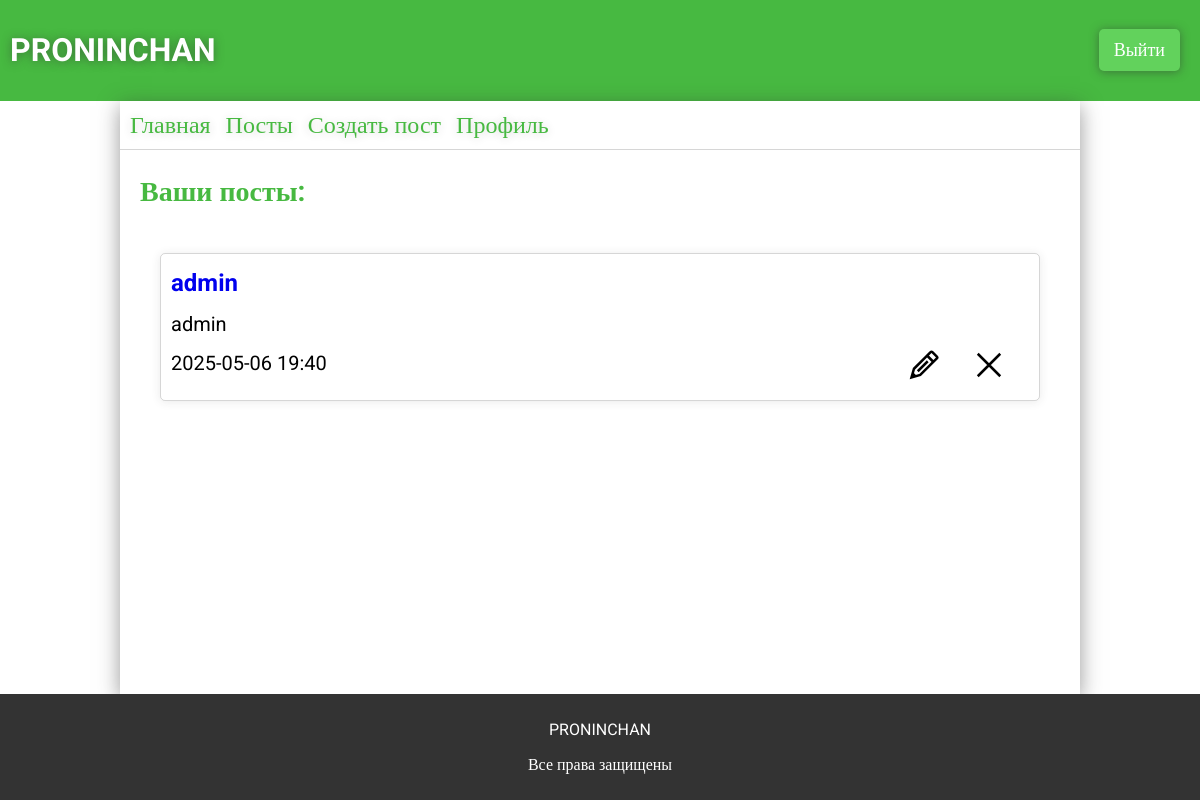
The app's page /user_posts (signed in), older data.
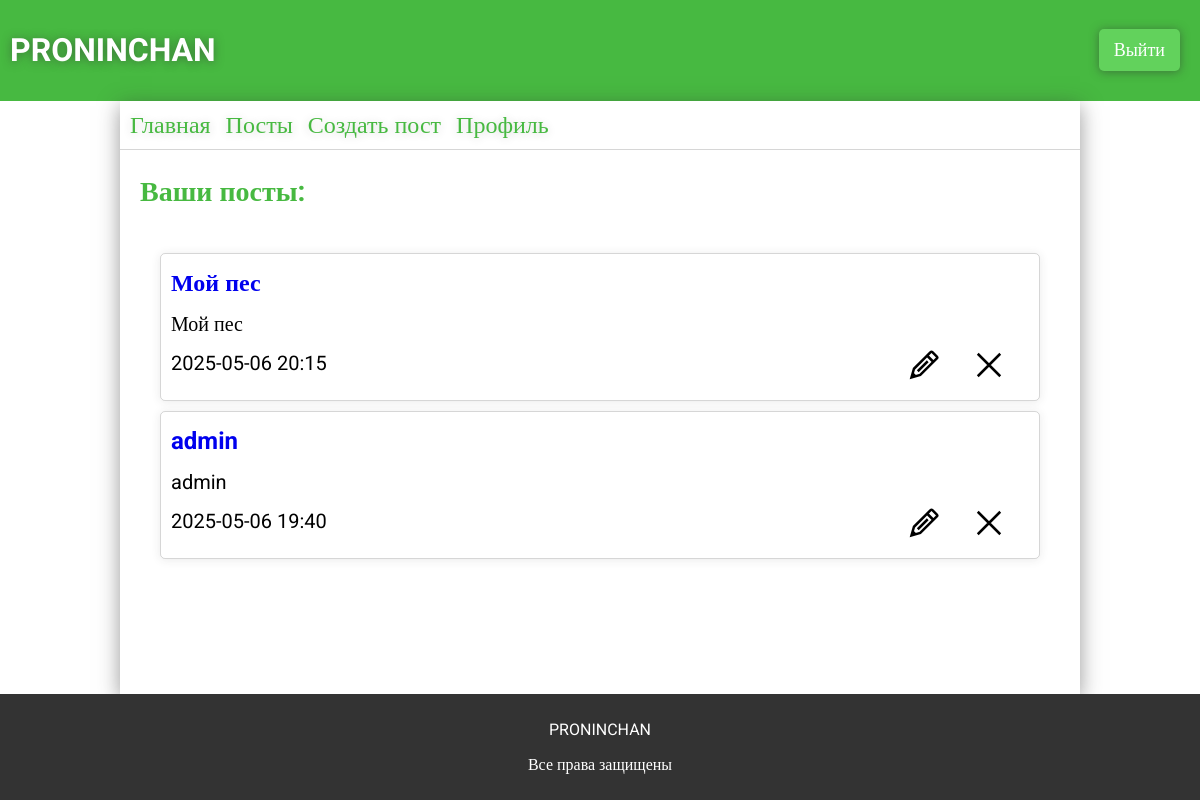
The same page, newer data.
### app.py (models this page shows)
class ForumPosts(db.Model):
    __tablename__ = 'forum_posts'
    id = db.Column(db.Integer, primary_key=True)
    user_id = db.Column(db.Integer, db.ForeignKey('users.id'), nullable=False)
    theme = db.Column(db.String(124), nullable=False)
    text = db.Column(db.Text, nullable=False)
    section_id = db.Column(db.Integer, db.ForeignKey('forum_sections.id'), nullable=False)
    category_id = db.Column(db.Integer, db.ForeignKey('forum_categories.id'), nullable=False)
    created_at = db.Column(db.DateTime, default=datetime.now)
    user = db.relationship("Users", backref="posts")
    sections = db.relationship("ForumSections")
    categories = db.relationship("ForumCategory")
    all_comments = db.relationship("ForumComments", backref="forum_post", cascade="all, delete-orphan")

### app.py (the view)
@app.route('/user_posts')
def user_posts():
    if 'user' in session:
        try:
            access = (Users.query.filter_by(id=session['user']).first()).access
        except:
            return redirect(url_for('logout'))
        user_posts =  ForumPosts.query.filter_by(user_id=session['user']).order_by(ForumPosts.created_at.desc()).all()
        return render_template('user_posts.html', posts=user_posts, access=access)
    return render_template('profile.html')

### templates/user_posts.html (shortened to what this page needs)
{% extends 'base.html' %}
{% block main %}
<link rel="stylesheet" href="{{ url_for('static', filename='css/profile.css') }}">
{% if session['user'] %}
<div class="commentsposts">
    <p>Ваши посты:</p>
    <div class="commentsposts-container">
        {% for post in posts %}
            <div class="commentsposts-container-post" id="post-{{post.id}}">
                <div class="commentsposts-container-post-edit">
                    <img src="../static/img/Edit.svg" alt="" class="edit-post" id="post-{{post.id}}" data-post-id="{{post.id}}">
                    <img src="../static/img/Close.svg" alt="" class="delete-post" data-post-id="{{post.id}}">
                </div>
                <a class="post-theme" href="{{url_for('post', post=post.id)}}">{{post.theme}}</a>
                <p class="post-text"  data-text="{{post.text}}">{{post.text | truncate(150, True, '...')}}</p>
                <p class="post-created">{{post.created_at.strftime('%Y-%m-%d %H:%M')}}</p>
            </div>
            {% endfor %}
    </div>
</div>
{% else %}
    <div class="login">
        <h2>Войдите в аккаунт</h2>
    </div>
{% endif %}
{% endblock %}

Row changes from the older to the newer data that the page shows:
added ForumPosts: theme "Мой пес", text "Мой пес", created_at "2025-05-06 20:15"
